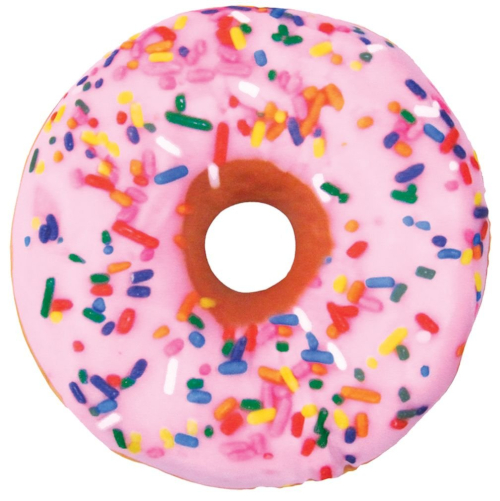
#> input picture src/img/19/donut.jpg, 500 x 501 px, found by its file name
$ python contornos_todos.py
#> lines starting #> are read from the running program, lines starting #| are printed output that depends on the picture; after the words box and inside, x2 and y2 are one past the last pixel; in counts of white or black regions, pixels touching at a corner belong together
import cv2
import numpy as np

image = cv2.imread("../src/img/8/donut.jpg")
#> image is the input picture: shape (501, 500, 3); mean B, G, R 199.8, 190.5, 234.5
cv2.imshow("Original", image)
cv2.waitKey(0)

# Escala de grises
gray = cv2.cvtColor(image, cv2.COLOR_BGR2GRAY)
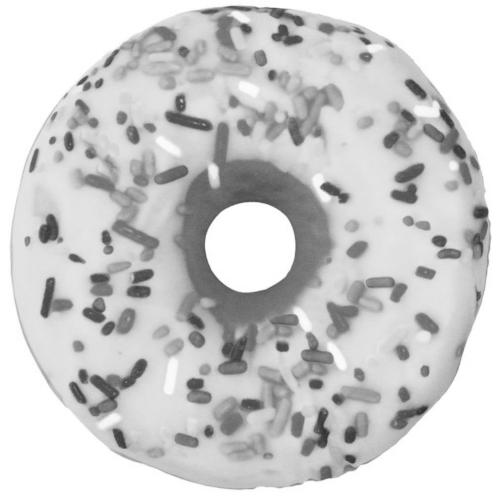
#> gray: shape (501, 500); min 48, max 255, mean 204.7

# Encontrar bordes con Canny
edged = cv2.Canny(gray, 30, 200)
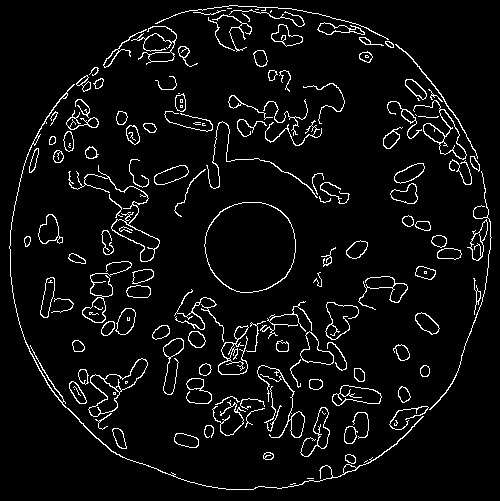
#> edged: shape (501, 500); 5.3% white in thin lines or dots
cv2.imshow('Canny Edges', edged)
cv2.waitKey(0)

# Encontrando los contornos
# La siguiente función altera la imagen que se pasa por parámetro
contours, hierachy = cv2.findContours(edged, cv2.RETR_LIST, cv2.CHAIN_APPROX_NONE)
#> contours = 253 contours, 74 with area under 20; largest, box (x1, y1, x2, y2) and area: (204, 202, 296, 293) 6533, (204, 202, 296, 293) 6463, (88, 358, 148, 417) 1224, (413, 100, 467, 160) 848, (68, 165, 160, 262) 838
cv2.imshow("Canny Edges After Contouring", edged)
cv2.waitKey(0)

print("El número de contornos es: " + str(len(contours)))
#| El número de contornos es: 253

# Dibujar todos los contornos
# Usar -1 en el tercer parámetro para dibujarlos todos
cv2.drawContours(image, contours, -1, (0, 255, 0), 2)
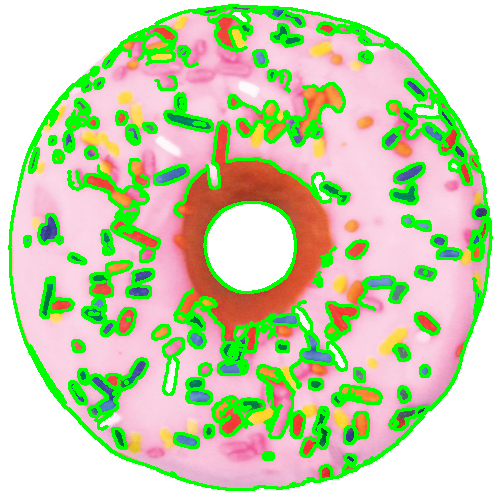
#> image: shape (501, 500, 3); 16.64% of pixels changed, all inside (x1, y1, x2, y2) = (8, 4, 493, 491)

cv2.imshow('Contornos', image)
cv2.waitKey(0)
cv2.destroyAllWindows()
